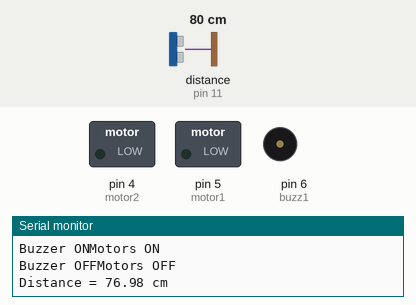
The sketch below on a simulated Arduino Uno, built with avr-gcc and run on an emulated ATmega328P. Parts: switched loads named in the sketch (green lamp = pin HIGH), buzzer (waves = sounding, pin HIGH), the last lines printed to the serial monitor. Wiring (inferred from the names in the program): ultrasonic range finder: trigger pin 10; echo pin 11. Inputs (shaded band) come from the test bench; at power-on: distance to the obstacle (sensor on pin 11) 80 cm. The echo pulse lasts 58.3 µs per cm; pins used as bus, display or sensor lines are not drawn.

Above: at 4.8 s.
4.9 s: distance to the obstacle (sensor on pin 11) set to 2 cm
At 5.3 s:
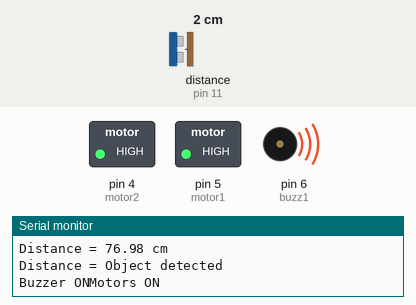
9.9 s: distance to the obstacle (sensor on pin 11) set to 4 cm
At 14.2 s:
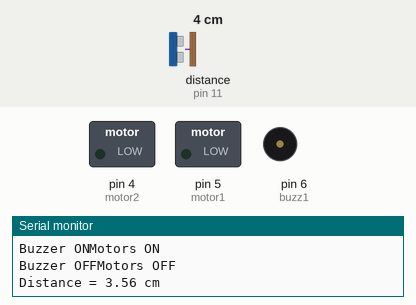
Timing chart, 0 to 24.4 s (numbered marks = the images above; inputs shaded):
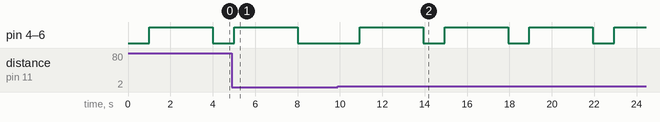

The sketch:

SmartBlindStick..vibrate_n_buzzer.ino
```cpp
  #include <Servo.h>


#define buzz1 6
#define motor1 5
#define motor2 4
#define trigPin 10
#define echoPin 11


void setup() {
  Serial.begin (9600);
  pinMode(trigPin, OUTPUT);
  pinMode(echoPin, INPUT);
  pinMode(buzz1, OUTPUT);
  pinMode(motor1, OUTPUT);
  pinMode(motor2, OUTPUT);

}


void loop() {
  float duration, distance;
  float speed;

  digitalWrite(trigPin, LOW);
  delayMicroseconds(2);
  digitalWrite(trigPin, HIGH);
  delayMicroseconds(10);
  digitalWrite(trigPin, LOW);
  digitalWrite(buzz1, LOW);
  digitalWrite(motor1, LOW);
  digitalWrite(motor2, LOW);

  duration = pulseIn(echoPin, HIGH);
  speed = 331.4 ;
  distance = (duration / 2) * (speed / 10000);

  if (distance >=100 || distance <= 2)
    {
    Serial.print("Distance = ");
    Serial.println("Out of range");
    }

  else {
    Serial.print("Distance = ");
    Serial.print(distance);
    Serial.println(" cm");
    delay(1000);
      if(distance <= 45 || distance>=5)
      {
      Serial.print("Distance = ");
      Serial.println("Object detected");

      digitalWrite(buzz1, HIGH);
       digitalWrite(motor1, HIGH);
       digitalWrite(motor2, HIGH);

       Serial.print("Buzzer ON");
      Serial.println("Motors ON");


       delay(3000);

       digitalWrite(buzz1, LOW);
       digitalWrite(motor1, LOW);
       digitalWrite(motor2, LOW);

       Serial.print("Buzzer OFF");
      Serial.println("Motors OFF");


       }
    }

  }
```

Measured:
- the behaviour switches between 2 and 3 cm on distance to the obstacle (sensor on pin 11) (found by bisection; images 1 and 2)
- after the input at 4.9 s, pin 4 (motor2), pin 5 (motor1), pin 6 (buzz1): goes on until 8.0 s, then stays LOW
- after the input at 9.9 s, pin 4 (motor2), pin 5 (motor1), pin 6 (buzz1): alternates HIGH for 3.0 s and LOW for 1.0 s, starting after 1.0 s
